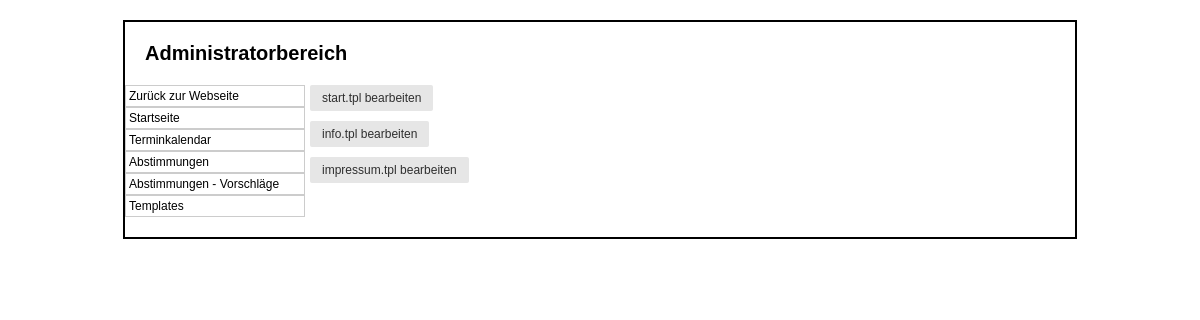
The page /admin/templates.php on the database its author committed.
### tables this page shows
CREATE TABLE IF NOT EXISTS `templates` (
  `ID` int(5) NOT NULL AUTO_INCREMENT,
  `FileName` varchar(50) NOT NULL,
  `Name` varchar(50) NOT NULL,
  PRIMARY KEY (`ID`)
);

### class/mysqli.class.php (called while the page is built, shortened)
<?php
class MysqliDb
{
    protected static $_prefix;
    protected $_mysqli;
    protected $_query;
    protected $_where = array();
    protected $_orderBy = array();
    protected $_groupBy = array();
    protected $host;
    protected $username;
    protected $password;
    protected $db;
    protected $port;
    public function __construct($host = NULL, $username = NULL, $password = NULL, $db = NULL, $port = NULL)
    {
        $this->host = $host;
        $this->username = $username;
        $this->password = $password;
        $this->db = $db;
        if($port == NULL)
            $this->port = ini_get ('mysqli.default_port');
        else
            $this->port = $port;
    }
    public function connect()
    {
        $this->_mysqli = new mysqli ($this->host, $this->username, $this->password, $this->db, $this->port)
            or die('There was a problem connecting to the database');
        $this->_mysqli->set_charset ('utf8');
    }
    protected function reset()
    {
        $this->_where = array();
        $this->_orderBy = array();
        $this->_groupBy = array();
        $this->_bindParams = array('');
        $this->_query = null;
    }
    public function setPrefix($prefix = '')
    {
        self::$_prefix = $prefix;
        return $this;
    }
    public function get($tableName, $numRows = null, $columns = '*')
    {
        if (empty ($columns))
            $columns = '*';
        $column = is_array($columns) ? implode(', ', $columns) : $columns;
        $this->_query = "SELECT $column FROM " .self::$_prefix . $tableName;
        $stmt = $this->_buildQuery($numRows);
        $stmt->execute();
        return $this->_dynamicBindResults($stmt);
    }
    public function orderBy($orderByField, $orderbyDirection = "DESC")
    {
        $orderbyDirection = strtoupper (trim ($orderbyDirection));
        $orderByField = preg_replace ("/[^-a-z0-9\.\(\),_]+/i",'', $orderByField);
        $this->_orderBy[$orderByField] = $orderbyDirection;
        return $this;
    }
    protected function _buildQuery($numRows = null, $tableData = null)
    {
        $stmt = $this->_prepareQuery();
        return $stmt;
    }
    protected function _dynamicBindResults(mysqli_stmt $stmt)
    {
        $parameters = array();
        $results = array();
        $meta = $stmt->result_metadata();
        $row = array();
        while ($field = $meta->fetch_field()) {
            $row[$field->name] = null;
            $parameters[] = & $row[$field->name];
        }
        call_user_func_array(array($stmt, 'bind_result'), $parameters);
        while ($stmt->fetch()) {
            $x = array();
            foreach ($row as $key => $val) {
                $x[$key] = $val;
            }
            array_push($results, $x);
        }
        return $results;
    }
    protected function _buildTableData ($tableData) {
        if (!is_array ($tableData))
            return;
        $this->_query = rtrim($this->_query, ', ');
    }
    protected function _buildWhere () {
        if (empty ($this->_where))
            return;
        $this->_query .= ' WHERE ';
        $this->_where[0][0] = '';
    }
    protected function _buildGroupBy () {
        if (empty ($this->_groupBy))
            return;
        $this->_query .= " GROUP BY ";
        $this->_query = rtrim($this->_query, ', ') . " ";
    }
    protected function _buildOrderBy () {
        if (empty ($this->_orderBy))
            return;
        $this->_query .= " ORDER BY ";
        foreach ($this->_orderBy as $prop => $value)
            $this->_query .= $prop . " " . $value . ", ";
        $this->_query = rtrim ($this->_query, ', ') . " ";
    }
    protected function _buildLimit ($numRows) {
        if (!isset ($numRows))
            return;
        if (is_array ($numRows))
            $this->_query .= ' LIMIT ' . (int)$numRows[0] . ', ' . (int)$numRows[1];
        else
            $this->_query .= ' LIMIT ' . (int)$numRows;
    }
    protected function _prepareQuery()
    {
        if (!$stmt = $this->_mysqli->prepare($this->_query)) {
            trigger_error("Problem preparing query ($this->_query) " . $this->_mysqli->error, E_USER_ERROR);
        }
        return $stmt;
    }
    protected function replacePlaceHolders ($str, $vals) {
        $newStr = "";
        return $newStr;
    }
}

### db_connect.php (called while the page is built, shortened)
<?php
include_once 'class/mysqli.class.php';
$db		= new MysqliDb(HOST,USER,PASSWORD,DATABASE);
?>

### admin/templates.php (the view, shortened to what this page needs)
<?php
require_once('../db_connect.php');
$inhalt		= null;
if(isset($_GET['edit_ok'])) {
	$inhalt .= '<div class="alert-box success">Das Template wurde erfolgreich geändert</div>';
} else {
	$cols			= array("ID", "FileName", "Name");
	$db->orderBy("Name", "DESC");
	$templates	= $db->get(T_TEMPLATES, null, $cols);
	foreach($templates as $template) {
			$inhalt		.= '<a href="templates.php?edit='.$template['ID'].'" class="btn" style="margin-bottom:10px;">'.$template['FileName'].' bearbeiten</a><br />';
	}
}
?>
<html>
<head>
	<link rel="stylesheet" type="text/css" href="style.css">
</head>
<body>
	<div id="container">
		<div id="header">
			<h1>Administratorbereich</h1>
		</div>
		<div id="navi">
			<ul>
				<li><a href="../">Zurück zur Webseite</a></li>
				<li><a href="index.php">Startseite</a></li>
				<li><a href="index.php?p=termine">Terminkalendar</a></li>
				<li><a href="abstimmung.php">Abstimmungen</a></li>
				<li><a href="vorschlaege.php">Abstimmungen - Vorschläge</a></li>
				<li><a href="templates.php">Templates</a></li>
			</ul>
		</div>
		<div id="content">
		<?php
			echo $inhalt;
		?>
		</div>
	</div>
</body>
</html>

### admin/style.css (style rules this page uses)
* { margin:0; padding:0; }
body { background-color:#FFF; color:#000; font-family:Verdana,Arial; font-size:12px; }
a { color:#000; text-decoration:none; }
.btn { font-family: inherit; font-size: 100%; *font-size: 90%; *overflow: visible; padding: 0.5em 1em; color: #444; color: rgba(0, 0, 0, 0.80); *color: #444; border: 1px solid #999; border: none rgba(0, 0, 0, 0); background-color: #E6E6E6; text-decoration: none; border-radius: 2px; display:inline-block; }
div#container { border:2px solid #000; margin:20px auto; padding-bottom:20px; width:950px; }
div#header { padding:20px; }
div#header h1 { font-size:20px; }
div#navi { float:left; width:180px; }
div#navi ul { list-style-type:none; }
div#navi ul li { border:1px solid #ccc; }
div#navi ul li a { display:block; padding:3px; }
div#content { float:left; width:762px; margin-left:5px; }

### rows shown on the page
templates: FileName "start.tpl"
templates: FileName "info.tpl"
templates: FileName "impressum.tpl"
